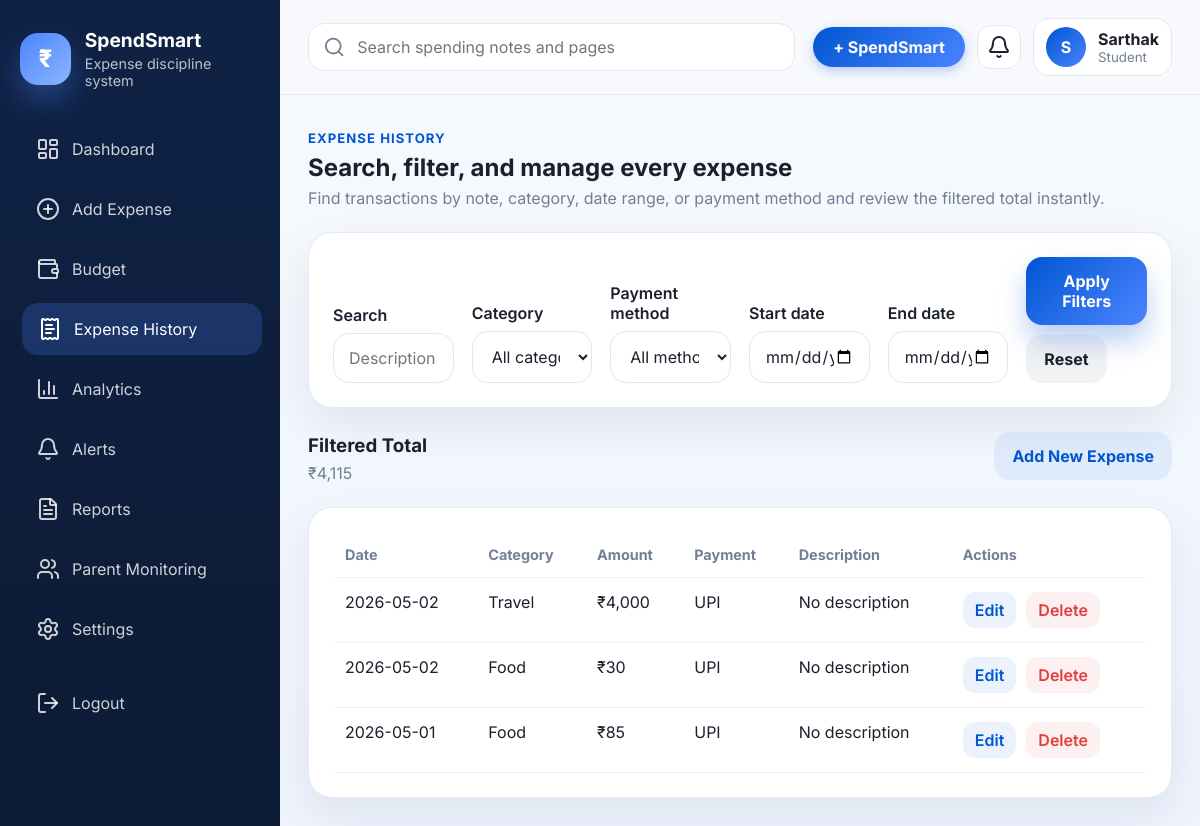
The app's page /expenses/history (signed in) with its own data.
### tables this page shows
CREATE TABLE users (
            id INTEGER PRIMARY KEY AUTOINCREMENT,
            full_name TEXT NOT NULL,
            email TEXT NOT NULL UNIQUE,
            mobile TEXT NOT NULL,
            password_hash TEXT NOT NULL,
            user_type TEXT NOT NULL,
            notifications_enabled INTEGER NOT NULL DEFAULT 1,
            parent_summary_enabled INTEGER NOT NULL DEFAULT 1,
            created_at TEXT NOT NULL
        );

CREATE TABLE expenses (
            id INTEGER PRIMARY KEY AUTOINCREMENT,
            user_id INTEGER NOT NULL,
            amount REAL NOT NULL,
            category TEXT NOT NULL,
            payment_method TEXT NOT NULL,
            description TEXT,
            expense_date TEXT NOT NULL,
            created_at TEXT NOT NULL,
            FOREIGN KEY (user_id) REFERENCES users(id)
        );

### app.py (the view)
@app.route("/expenses/history")
@login_required
def expense_history():
    user = get_current_user()
    expenses, filters, filtered_total = filtered_expenses(user["id"])
    return render_page(
        "expense_history.html",
        page_title="Expense History",
        active_page="expense-history",
        expenses=expenses,
        filters=filters,
        filtered_total=filtered_total,
    )

### app.py (called while the page is built)
def today_parts() -> tuple[int, int]:
    today = date.today()
    return today.month, today.year

def month_label(month: int, year: int) -> str:
    return f"{MONTH_NAMES[month - 1]} {year}"

def rupee(value: float | int | None) -> str:
    amount = float(value or 0)
    return f"₹{amount:,.0f}" if amount == int(amount) else f"₹{amount:,.2f}"

@app.template_filter("rupee")
def rupee_filter(value: float | int | None) -> str:
    return rupee(value)

def get_db() -> sqlite3.Connection:
    if "db" not in g:
        DATA_DIR.mkdir(parents=True, exist_ok=True)
        conn = sqlite3.connect(DB_PATH)
        conn.row_factory = sqlite3.Row
        conn.execute("PRAGMA journal_mode=MEMORY")
        conn.execute("PRAGMA synchronous=NORMAL")
        conn.execute("PRAGMA foreign_keys=ON")
        g.db = conn
    return g.db

def query_one(query: str, params: tuple[Any, ...] = ()) -> sqlite3.Row | None:
    return get_db().execute(query, params).fetchone()

def query_all(query: str, params: tuple[Any, ...] = ()) -> list[sqlite3.Row]:
    return get_db().execute(query, params).fetchall()

def login_required(view):
    @wraps(view)
    def wrapped_view(*args, **kwargs):
        if "user_id" not in session:
            flash("Please log in to continue.", "error")
            return redirect(url_for("login"))
        return view(*args, **kwargs)
    return wrapped_view

def get_current_user() -> sqlite3.Row | None:
    user_id = session.get("user_id")
    if not user_id:
        return None
    return query_one("SELECT * FROM users WHERE id = ?", (user_id,))

def month_year_from_request() -> tuple[int, int]:
    current_month, current_year = today_parts()
    month = int(request.args.get("month", current_month))
    year = int(request.args.get("year", current_year))
    return month, year

def render_page(template: str, **context: Any):
    user = get_current_user()
    month, year = month_year_from_request()
    common = {
        "current_user": user,
        "current_month": month,
        "current_year": year,
        "month_label": month_label(month, year),
        "expense_categories": EXPENSE_CATEGORIES,
        "payment_methods": PAYMENT_METHODS,
        "month_names": MONTH_NAMES,
        "now_year": date.today().year,
    }
    return render_template(template, **common, **context)

@app.before_request
def bootstrap() -> None:
    init_db()

### templates/expense_history.html (shortened to what this page needs)
{% extends "base.html" %}
{% block content %}
<section class="page-header">
  <div>
    <span class="eyebrow">Expense History</span>
    <h2>Search, filter, and manage every expense</h2>
    <p>Find transactions by note, category, date range, or payment method and review the filtered total instantly.</p>
  </div>
</section>
<section class="panel-card">
  <form method="get" class="form-grid filter-grid">
    <label class="input-group">
      <span>Search</span>
      <input type="text" name="search" value="{{ filters.search }}" placeholder="Description or category">
    </label>
    <label class="input-group">
      <span>Category</span>
      <select name="category">
        <option value="">All categories</option>
      </select>
    </label>
    <label class="input-group">
      <span>Payment method</span>
      <select name="payment_method">
        <option value="">All methods</option>
      </select>
    </label>
    <label class="input-group">
      <span>Start date</span>
      <input type="date" name="start_date" value="{{ filters.start_date }}">
    </label>
    <label class="input-group">
      <span>End date</span>
      <input type="date" name="end_date" value="{{ filters.end_date }}">
    </label>
    <div class="form-actions align-end">
      <button class="btn btn-primary" type="submit">Apply Filters</button>
      <a href="{{ url_for('expense_history') }}" class="btn btn-ghost">Reset</a>
    </div>
  </form>
</section>
<section class="page-header inline-head">
  <div>
    <h3>Filtered Total</h3>
    <p>{{ filtered_total|rupee }}</p>
  </div>
  <a href="{{ url_for('add_expense') }}" class="btn btn-secondary">Add New Expense</a>
</section>
<section class="panel-card table-card">
  {% if expenses %}
  <div class="table-responsive">
    <table class="data-table">
      <thead>
        <tr>
          <th>Date</th>
          <th>Category</th>
          <th>Amount</th>
          <th>Payment</th>
          <th>Description</th>
          <th>Actions</th>
        </tr>
      </thead>
      <tbody>
        {% for expense in expenses %}
        <tr>
          <td>{{ expense.expense_date }}</td>
          <td>{{ expense.category }}</td>
          <td>{{ expense.amount|rupee }}</td>
          <td>{{ expense.payment_method }}</td>
          <td>{{ expense.description or 'No description' }}</td>
          <td>
            <div class="row-actions">
              <a href="{{ url_for('edit_expense', expense_id=expense.id) }}" class="table-action">Edit</a>
              <form method="post" action="{{ url_for('delete_expense', expense_id=expense.id) }}" onsubmit="return confirm('Delete this expense?');">
                <button class="table-action danger" type="submit">Delete</button>
              </form>
            </div>
          </td>
        </tr>
        {% endfor %}
      </tbody>
    </table>
  </div>
  {% else %}
  <div class="empty-state">
    <i data-lucide="search-x"></i>
    <p>No expenses match your current filters.</p>
  </div>
  {% endif %}
</section>
{% endblock %}

### templates/base.html (shortened to what this page needs)
<!DOCTYPE html>
<html lang="en">
<head>
  <link rel="stylesheet" href="{{ url_for('static', filename='css/styles.css') }}">
</head>
<body>
  {% if current_user %}
  <div class="app-shell">
    <aside class="sidebar" id="sidebar">
      <div class="sidebar-brand">
        <div class="brand-mark">₹</div>
        <div>
          <h1>SpendSmart</h1>
          <p>Expense discipline system</p>
        </div>
      </div>
      <nav class="sidebar-nav">
        {% for item in sidebar_links %}
          {% if item.endpoint != 'parent_link' or current_user.user_type == 'Student' %}
          <a href="{{ url_for(item.endpoint) }}" class="nav-link {% if active_page == item.key %}active{% endif %}">
            <i data-lucide="{{ item.icon }}"></i>
            <span>{{ item.label }}</span>
          </a>
          {% endif %}
        {% endfor %}
        <a href="{{ url_for('logout') }}" class="nav-link logout-link">
          <i data-lucide="log-out"></i>
          <span>Logout</span>
        </a>
      </nav>
    </aside>
    <div class="main-panel">
      <header class="topbar">
        <div class="topbar-search">
          <i data-lucide="search"></i>
          <input type="text" placeholder="Search spending notes and pages" disabled>
        </div>
        <div class="topbar-actions">
          <a href="{{ url_for('dashboard') }}" class="logo-btn" aria-label="Open SpendSmart dashboard">
            + SpendSmart
          </a>
          <a class="icon-button" href="{{ url_for('alerts') }}" aria-label="Alerts">
            <i data-lucide="bell"></i>
          </a>
          <div class="profile-chip">
            <span class="avatar">{{ current_user.full_name[:1] }}</span>
            <div>
              <strong>{{ current_user.full_name }}</strong>
              <small>{{ current_user.user_type }}</small>
            </div>
          </div>
        </div>
      </header>
      <main class="content-area">
        {% block content %}{% endblock %}
      </main>
    </div>
  </div>
  {% endif %}
</body>
</html>

### records on screen
users: full_name "S", full_name "Sarthak", user_type "Student"
expenses: expense_date "2026-05-02", category "Travel", amount "₹4,000", payment_method "UPI", description "No description"
expenses: expense_date "2026-05-02", category "Food", amount "₹30", payment_method "UPI", description "No description"
expenses: expense_date "2026-05-01", category "Food", amount "₹85", payment_method "UPI", description "No description"

### other values on screen
{{ item.label }} "Dashboard" "Add Expense" "Budget" "Expense History" "Analytics" "Alerts" "Reports" "Parent Monitoring" "Settings"
{{ filtered_total|rupee }} "₹4,115"
